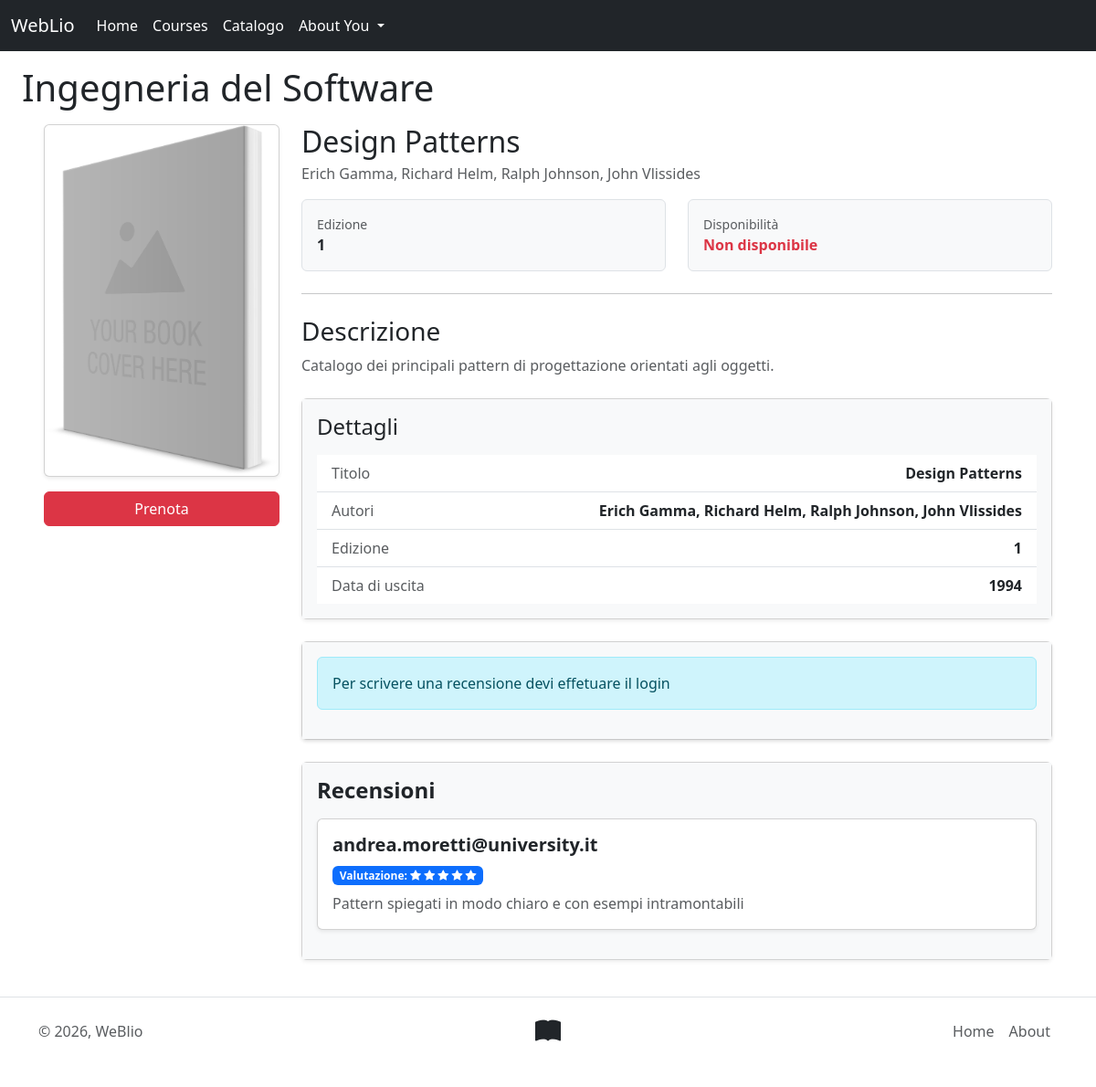
Page /php/book.php?id=10 on the committed database.
### tables this page shows
CREATE TABLE IF NOT EXISTS `libri`(
`codice_libro` INT AUTO_INCREMENT,
`nome_libro` VARCHAR(50) NOT NULL, 
`edizione` INT NOT NULL,
`data_uscita` INT NOT NULL,
`descrizione` TEXT,
`immagine_libro` VARCHAR(50),
`disponibile` INT DEFAULT 0,
PRIMARY KEY(`codice_libro`),
INDEX `idx_libri`(`nome_libro` ASC)
);

CREATE TABLE IF NOT EXISTS `recensione`(
`email` VARCHAR(100) NOT NULL,
`codice_libro` INT NOT NULL,
`valutazione` INT NOT NULL,
`descrizione` TEXT,
FOREIGN KEY(`email`) REFERENCES `utente`(`email`)
ON UPDATE CASCADE
ON DELETE CASCADE,
FOREIGN KEY(`codice_libro`) REFERENCES `libri`(`codice_libro`)
ON DELETE CASCADE
ON UPDATE CASCADE,
PRIMARY KEY(`email`, `codice_libro`)
);

### php/book.php (called while the page is built, shortened)
<?php
    require_once("db/Bootstrap.php");
    $id = $_GET["id"];
    $templateParams["Libro"] = $dbh->getBookInfo($id);
    $templateParams["titolo"] = "WebLio - ".$templateParams["Libro"]["nome_libro"];
    $templateParams["h1"] = $dbh->getCourseByBook($id)["nome_corso"];
    $templateParams["recensione"] = $dbh->bookReviews($id);
    $templateParams["header"] = "template/headerBook.php";
    $templateParams["baseUpperPage"] = "template/bookPage.php";
    require("template/base.php");
?>

### php/db/db.php (called while the page is built, shortened)
<?php
class DatabaseHelper
{
  private $db;
  public function __construct($servername, $username, $password, $dbname, $port)
  {
    $this->db = new mysqli($servername, $username, $password, $dbname, $port);
  }
  public function getBookInfo($id)
  {
    $query = "SELECT l.nome_libro, l.descrizione, l.data_uscita, l.edizione, l.disponibile, GROUP_CONCAT(CONCAT(a.nome_autore, ' ', a.cognome_autore) SEPARATOR ', ') AS autori, immagine_libro as immagine FROM libri l LEFT JOIN autore_libro al ON l.codice_libro = al.codice_libro LEFT JOIN autori a ON al.codice_autore = a.codice_autore WHERE l.codice_libro = ?";
    $stmt = $this->db->prepare($query);
    $stmt->bind_param('i', $id);
    $stmt->execute();
    $result = $stmt->get_result();
      return $result->fetch_assoc();
    }
  public function bookReviews($id)
  {
    $query = "SELECT l.nome_libro, r.valutazione, r.descrizione, r.email AS recensore FROM recensione r LEFT JOIN libri l ON r.codice_libro=l.codice_libro WHERE r.codice_libro = ?";
    $stmt = $this->db->prepare($query);
    $stmt->bind_param('i', $id);
    $stmt->execute();
    $result = $stmt->get_result();
    return $result->fetch_all(MYSQLI_ASSOC);
  }
  public function getCourseByBook($idBook)
  {
    $query = "SELECT c.* FROM corsi as c JOIN libro_corso as lc
      ON c.codice_corso = lc.codice_corso
      WHERE lc.codice_libro = ?";
    $stmt = $this->db->prepare($query);
    $stmt->bind_param("i", $idBook);
    $stmt->execute();
    $result = $stmt->get_result();
    return $result->fetch_assoc();
  }
}

### php/db/Bootstrap.php (called while the page is built, shortened)
<?php
require_once ROOT_PATH . 'db'.DIRECTORY_SEPARATOR.'db.php';
$dbh = new DatabaseHelper("localhost", "root", "", "weblio", 3306);
?>

### php/template/bookPage.php (the view, shortened to what this page needs)
<?php
$libro = $templateParams["Libro"] ?? null;
$nome = htmlspecialchars(str_replace('_', ' ', $libro["nome_libro"]));
$edizione = htmlspecialchars($libro["edizione"]);
$autori = htmlspecialchars($libro["autori"]);
$disponibilità = intval($libro["disponibile"]);
$descrizione = htmlspecialchars($libro["descrizione"]);
$data_uscita = htmlspecialchars($libro["data_uscita"]);
$img = htmlspecialchars(!empty($libro["immagine"]) ? $libro["immagine"] : "default_cover.png");
?>
<header>
    <h1><?=  $templateParams["h1"]?></h1>
</header>
<div class="container-fluid my-3 px-3 px-md-4">
    <div class="row g-4">
        <div class="col-12 col-md-4 col-lg-3">
            <div class="card shadow-sm ratio ratio-6x9">
                    <img src="uploads/books/<?php echo $img?>" alt="Copertina del libro: <?php echo $nome?>"/>
            </div>
            <div class="d-grid gap-2 mt-3">
                <a href="prenotazioni.php?id=<?php echo $id?>&nome=<?php echo $nome?>&edizione=<?php echo $libro["edizione"]?>"
                class="btn btn-<?php if($disponibilità==1): echo "danger";else:echo "success";endif;?>" <?php if($disponibilità==1): echo 'style="pointer-events: none;"'; endif;?>>Prenota</a>
            </div>
        </div>
        <div class="cik-12 col-md-8 col-lg-9">
            <div class="card-shadow-sm">
                <div class="card-body">
                    <h2 class="mb-1"><?= $nome ?></h2>
                    <p class="text-muted mb-3"><?= $autori ?></p>
                    <div class="row gy-2">
                        <div class="col-12 col-lg-6">
                            <div class="p-3 border rounded bg-light">
                                <div class="small text-muted">Edizione</div>
                                <div class="fw-semibold"><?= $edizione ?></div>
                            </div>
                        </div>
                        <div class="col-12 col-lg-6">
                            <div class="p-3 border rounded bg-light">
                                <div class="small text-muted">Disponibilità</div>
                                <?php if ($disponibilità == 0): ?>
                                    <div class="fw-semibold text-success">Disponibile</div>
                                <?php else: ?>
                                    <div class="fw-semibold text-danger">Non disponibile</div>
                                <?php endif ?>
                            </div>
                        </div>
                    </div>
                    <hr class="my-4">
                    <h3>Descrizione</h3>
                    <p class="text-muted mb-0"><?= $descrizione ?></p>
                </div>
            </div>
            <div class="card shadow-sm mt-4">
                <div class="card-body bg-light">
                    <h4 class="mb-3">Dettagli</h4>
                    <ul class="list-group list-group-flush">
                        <li class="list-group-item d-flex justify-content-between">
                            <span class="text-muted">Titolo</span>
                            <span class="fw-semibold"><?= $nome ?></span>
                        </li>
                        <li class="list-group-item d-flex justify-content-between">
                            <span class="text-muted">Autori</span>
                            <span class="fw-semibold"><?= $autori ?></span>
                        </li>
                        <li class="list-group-item d-flex justify-content-between">
                            <span class="text-muted">Edizione</span>
                            <span class="fw-semibold"><?= $edizione ?></span>
                        </li>
                        <li class="list-group-item d-flex justify-content-between">
                            <span class="text-muted">Data di uscita</span>
                            <span class="fw-semibold"><?= $data_uscita ?></span>
                        </li>
                    </ul>
                </div>
            </div>
            <div class="card shadow-sm mt-4">
                <div class="card-body shadow-sm bg-light">
                    <?php if(!empty($_SESSION["email"])): ?>
                        <h5 class="fw-semibold mb-3">Scrivi recensione</h5>
                            <div class="card mb-3 shadow-sm">
                                <div class="card-body">
                                    <form method="POST" action="book.php?id=<?= (int)$id ?>" class="row g-2">
                                        <input type="hidden" name="action" value="add_review">
                                        <input type="hidden" name="id" value="<?= (int)$id ?>">
                                        <div class="col-12 col-md-4">
                                            <label class="form-label mb-1">Valutazione</label>
                                            <select name="valutazione" class="form-select" required>
                                                <option value="">Seleziona</option>
                                                <option value="5"> - Ottimo</option>
                                                <option value="4"> - Discreto</option>
                                                <option value="3"> - Buono</option>
                                                <option value="2"> - Mediocre</option>
                                                <option value="1"> - Pessimo</option>
                                            </select>
                                        </div>
                                        <div class="col-12">
                                            <label class="form-label mb-1" required>Testo</label>
                                            <textarea name="descrizione" class="form-control" rows="3" placeholder="Scrivi qui la tua recensione..." required></textarea>
                                        </div>
                                        <div class="col-12 col-md-3">
                                            <button class="btn btn-primary w-100" type="submit">
                                                Invia
                                            </button>
                                        </div>
                                    </form>
                                </div>
                            </div>
                    <?php else : ?>
                        <div class="alert alert-info">Per scrivere una recensione devi effetuare il login</div>
                    <?php endif; ?>
                </div>
            </div>
            <div class="card shadow-sm mt-4">
                <div class="card-body bg-light">
                    <h4 class="fw-semibold mb-3">Recensioni</h4>
                    <?php if (empty($templateParams["recensione"])): ?>
                        <p class="text-muted">Nessuna recensione disponibile.</p>
                    <?php else: ?>
                        <?php foreach ($templateParams["recensione"] as $recensione): ?>
                            <div class="card mb-3 shadow-sm">
                                <div class="card-body">
                                    <h5 class="card-title fw-semibold">
                                        <?= htmlspecialchars($recensione["recensore"]) ?>
                                    </h5>
                                    <div class="mb-2">
                                        <span class="badge bg-primary">
                                            Valutazione:
                                            <?php for($i = 0 ; $i < intval($recensione["valutazione"]) ; $i++ ):?>
                                            <i class="bi bi-star-fill"></i>
                                            <?php endfor ?>
                                        </span>
                                    </div>
                                    <p class="card-text text-muted mb-0">
                                        <?= htmlspecialchars($recensione["descrizione"]) ?>
                                    </p>
                                </div>
                            </div>
                        <?php endforeach; ?>
                    <?php endif; ?>
                </div>
            </div>
        </div>
    </div>

### css/styles.css (style rules this page uses)
a { text-decoration: none; }
.badge:not(.disp) { cursor: pointer; }
.ratio-6x9 { --bs-aspect-ratio: 150%; }
li { display: list-item; }

### rows in the picture
libri: nome_libro "Design Patterns", edizione "1", descrizione "Catalogo dei principali pattern di progettazione orientati agli oggetti.", data_uscita "1994"
recensione: email "andrea.moretti@university.it", valutazione 5 (drawn), descrizione "Pattern spiegati in modo chiaro e con esempi intramontabili"

### other values in the picture
$templateParams["h1"] "Ingegneria del Software"
$autori "Erich Gamma, Richard Helm, Ralph Johnson, John Vlissides"
